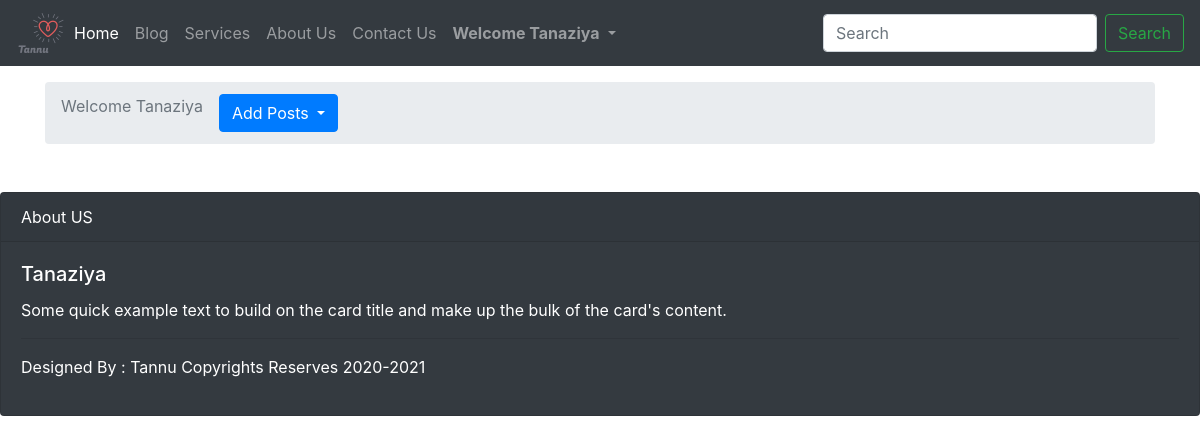
Before: /handleblog (signed in) with the older database file.
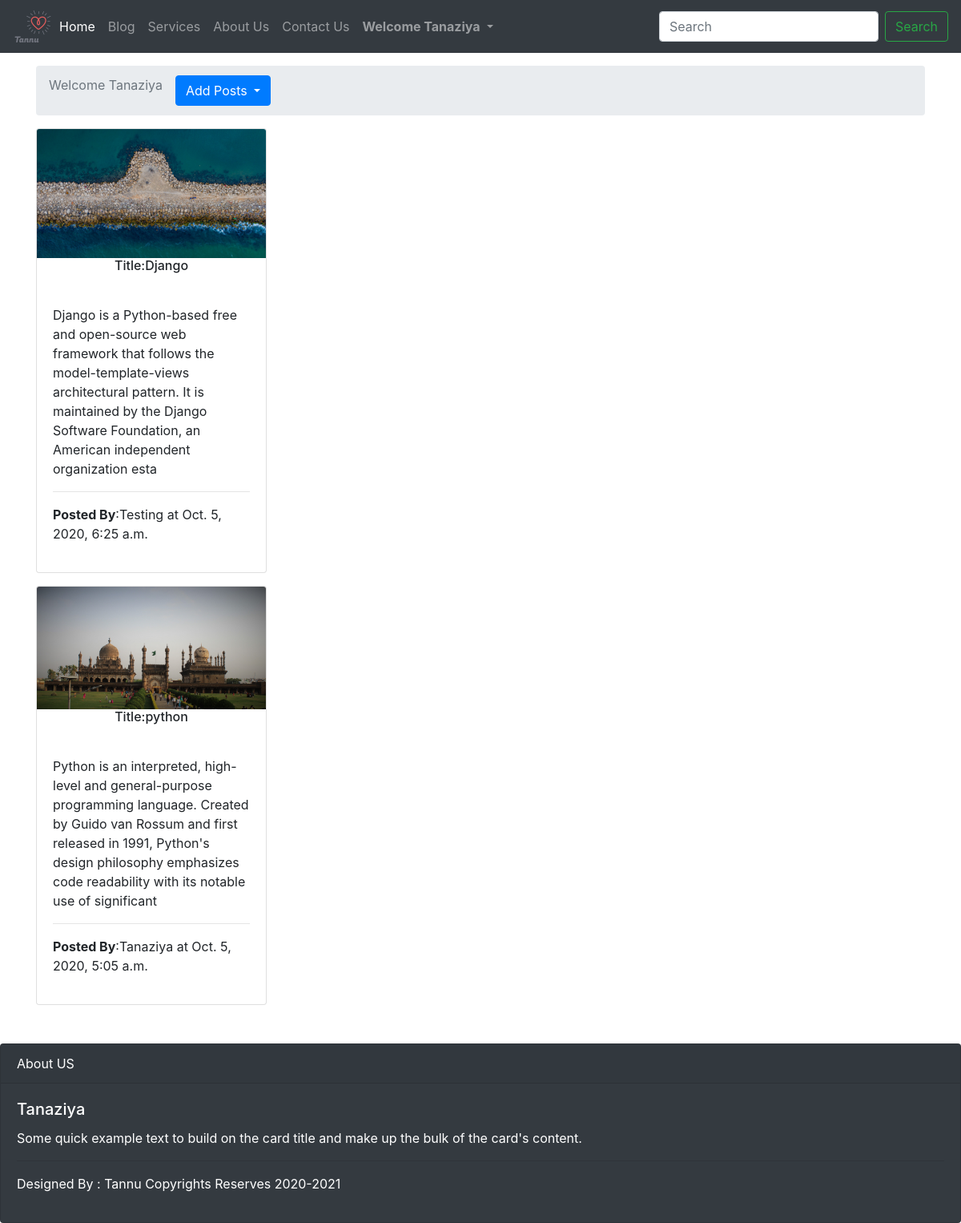
After: the same page with the newer database file.
### app/models.py (models this page shows, shortened)
class BlogPosts(models.Model):
    sno=models.AutoField(primary_key=True)
    title=models.CharField(max_length=100)
    content=models.TextField()
    author=models.CharField(max_length=50)
    img=models.ImageField(upload_to='blog', blank=True , null=True)
    timeStamp=models.DateTimeField(auto_now=True ,blank=True, null=True)

### app/views.py (the view)
# urls.py: path('handleblog',views.handleblog,name="handleblog"),
def handleblog(request):
    if  not request.user.is_authenticated:
        messages.error(request,"Please Login  & Try Again")
        return redirect('/login')
    posts=BlogPosts.objects.all()
    context={'posts': posts}
    return render(request,'handleblog.html',context)

### templates/handleblog.html (shortened to what this page needs)
{% extends 'basic.html' %} {% block title %} Blog {% endblock title %}
{% block body %}
{% load static %}
<div class="container mt-3">
    <nav aria-label="breadcrumb">
        <ol class="breadcrumb">
            <li class="breadcrumb-item active" aria-current="page">Welcome {{request.user}}</li>
            <div class="btn-group ml-3">
                <button type="button" class="btn btn-primary dropdown-toggle" data-toggle="dropdown" aria-haspopup="true" aria-expanded="true">
                 Add Posts
                </button>
            </div>
        </ol>
    </nav>
</div>
{% for post in posts reversed %}
<div class="container mt-3">
    <div class="card" style="width: 18rem;">
        <img src="{{post.img.url}}" class="card-img-top" alt="...">
        <div class="card-title">
            <h6 class="text-center">Title:{{post.title}}</h6>
        </div>
        <div class="card-body">
            <p class="card-text">{{post.content}}</p>
            <hr>
            <p><b>Posted By</b>:{{post.author}} at {{post.timeStamp}}</p>
        </div>
    </div>
</div>
{% endfor %} {% endblock body %}

### templates/basic.html (shortened to what this page needs)
<!doctype html>
<html lang="en">
<head>
    <link rel="stylesheet" href="https://stackpath.bootstrapcdn.com/bootstrap/4.5.2/css/bootstrap.min.css">
</head>
<body>
{% load static %}
    <nav class="navbar navbar-expand-lg navbar-dark bg-dark">
        <img src="{% static 'img/pic4.png' %}" width="50" height="50" alt="">
        <div class="collapse navbar-collapse" id="navbarSupportedContent">
            <ul class="navbar-nav mr-auto">
                <li class="nav-item active">
                    <a class="nav-link" href="/">Home <span class="sr-only">(current)</span></a>
                </li>
                <li class="nav-item">
                    <a class="nav-link" href="/handleblog">Blog</a>
                </li>
                <li class="nav-item">
                    <a class="nav-link" href="/services">Services</a>
                </li>
                <li class="nav-item">
                    <a class="nav-link" href="/about">About Us</a>
                </li>
                <li class="nav-item">
                    <a class="nav-link" href="/contact">Contact Us</a>
                </li>
                {% if user.is_authenticated %}
                <li class="nav-item dropdown">
                    <a class="nav-link dropdown-toggle" href="#" id="navbarDropdown" role="button" data-toggle="dropdown" aria-haspopup="true" aria-expanded="false">
                        <b>Welcome {{request.user}}</b>
                    </a>
                </li>
                {% endif %}
            </ul>
            <form class="form-inline my-2 my-lg-0" action="/search" method="get">
                <input class="form-control mr-sm-2" type="search" placeholder="Search" aria-label="Search" name="search" id="search">
                <button class="btn btn-outline-success my-2 my-sm-0" type="submit">Search</button>
            </form>
        </div>
    </nav>
    {% block body %} {% endblock body %}
<div class="card text-white bg-dark mt-5">
  <div class="card-header">About US</div>
  <div class="card-body">
    <h5 class="card-title">Tanaziya</h5>
    <p class="card-text">Some quick example text to build on the card title and make up the bulk of the card's content.</p>
    <hr>
    <p>Designed By : Tannu Copyrights Reserves 2020-2021</p>
  </div>
</div>
</body>
</html>

Changed rows visible on the page:
added BlogPosts: img (picture), title "Django", content "Django is a Python-based free and open-source web framework that follows the model-template-views architectural pattern. It is maintained by the Django Software Foundation, an American independent organization esta", author "Testing", timeStamp "Oct. 5, 2020, 6:25 a.m."
added BlogPosts: img (picture), title "python", content "Python is an interpreted, high-level and general-purpose programming language. Created by Guido van Rossum and first released in 1991, Python's design philosophy emphasizes code readability with its notable use of significant", author "Tanaziya", timeStamp "Oct. 5, 2020, 5:05 a.m."
